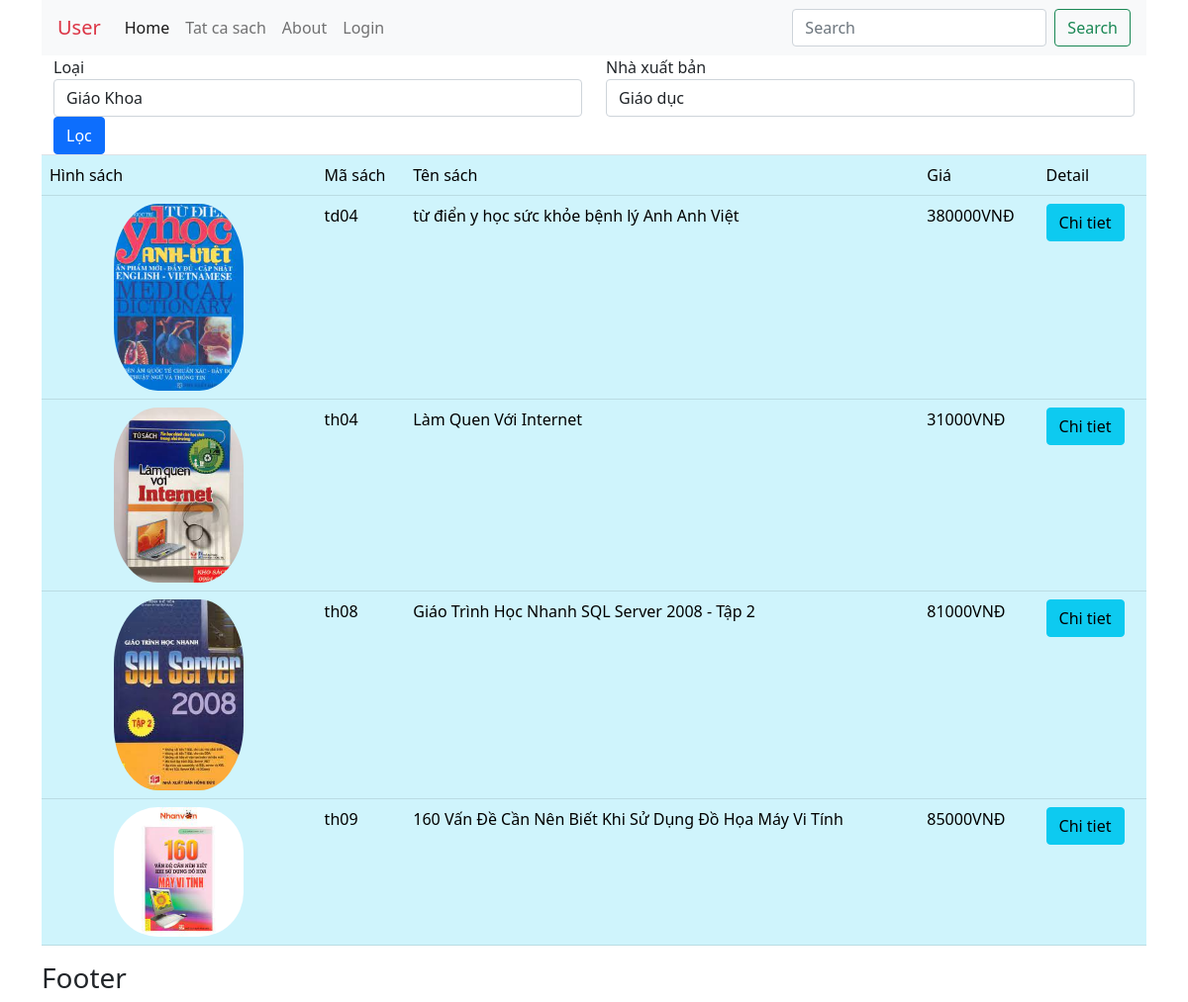
The page / on the database its author committed.
### tables this page shows
CREATE TABLE `sach` (
  `masach` varchar(15) NOT NULL,
  `tensach` varchar(250) NOT NULL,
  `mota` text NOT NULL,
  `gia` int(10) NOT NULL,
  `hinh` varchar(50) NOT NULL,
  `manxb` varchar(5) NOT NULL,
  `maloai` varchar(5) NOT NULL
);

### models/Utilities.php (called while the page is built, shortened)
<?php
class Utilities{
    public static function get($key, $defaultValue='')
    {
        return isset($_GET[$key])?$_GET[$key]:$defaultValue;
    }
}

### models/Db.php (called while the page is built, shortened)
<?php
class Db{
    protected static $pdo;
    function __construct()
    {
        self::$pdo = new PDO('mysql:host='. HOST .';dbname='. DB, USER , PW);
        self::$pdo->query('set names utf8');
    }
    protected function selectQuery($sql, $arr=[])
    {
        $stm = self::$pdo->prepare($sql);
        $stm->execute($arr);
        $data = $stm->fetchAll(PDO::FETCH_ASSOC);
        return $data;
    }
}

### models/Sach.php (called while the page is built, shortened)
<?php
class Sach extends Db
{
    function random($n)
    {
        return $this->selectQuery("select * from sach order by rand() limit 0, $n");
    }
    function getAllLoaiSach()
    {
        return $this->selectQuery('select * from loai');
    }
    function getAllNXB()
    {
        return $this->selectQuery('select * from nhaxb');
    }
}

### views/sach/index.php (the view)
<div class="container">
  <form action='index.php?controller=sach&action=loc' method='POST' enctype='multipart/form-data'>
    <div class="row">
      <div class="col-6 col-sm-6">
        Loại <select name="maloai" id="" class="form-control">
        <?php foreach ($dataloai as $r) {
          ?>
            <option value="<?php echo $r['maloai'] ?>"><?php echo $r['tenloai'] ?></option>
          <?php
          }
          ?>
        </select>
      </div>
      <div class="col-6 col-sm-6">
        Nhà xuất bản <select name="manxb" id="" class="form-control">
        <?php foreach ($datanxb as $r) {
          ?>
            <option value="<?php echo $r['manxb'] ?>"><?php echo $r['tennxb'] ?></option>
          <?php
          }
          ?>
        </select>
      </div>
    </div>
    <button type="submit" class="btn btn-primary mx-auto" value='Thêm mới'>Lọc</button>
  </form>
</div>
<table class='table table-info'>
  <div class="table-dark">
    <td class="columnTitle">Hình sách</td>
    <td class="columnTitle">Mã sách</td>
    <td class="columnTitle">Tên sách</td>
    <td class="columnTitle">Giá</td>
    <td class="columnTitle">Detail</td>
  </div>
  <?php
    foreach ($data as $r) {
    ?>
            <tr>
            <td class="columnND"><img src="./assets/img/book/<?php echo $r['hinh']; ?>"></td>
            <td class="columnND"><?php echo $r['masach']; ?></td>
            <td class="columnND"> <?php echo $r['tensach']; ?></td>
            <td class="columnND"><?php echo $r['gia']; ?>VNĐ</td>
            <td class="columnND">
            <a class="btn btn-info" href="./index.php?controller=sach&action=detail&id=<?php echo $r['masach'] ?>">
              Chi tiet
           </a>
            </td>
        </tr>
        <?php
    }
?>
</table>

### index.php (shortened to what this page needs)
<?php
    $controller = Utilities::get('controller', 'sach');
?>
<!DOCTYPE html>
<html lang="en">
<head>
    <link rel="stylesheet" href="https://stackpath.bootstrapcdn.com/bootstrap/4.1.3/css/bootstrap.min.css">
</head>
<body>
<div class="container">
    <?php
    include './pages/header.php';
    ?>
    <div>
        <?php
        if ($controller=='sach')
        {
            include './controllers/sach.php';
        }
        ?>
    </div>
    <?php
    include './pages/footer.php';
    ?>
</div>
</body>
</html>

### pages/header.php (shortened to what this page needs)
<!DOCTYPE html>
<html lang="en">
<head>
    <link href="https://cdn.jsdelivr.net/npm/bootstrap@5.1.3/dist/css/bootstrap.min.css" rel="stylesheet">
    <link rel="stylesheet" href="./assets/css/about.css">
</head>
<body>
<nav class="navbar navbar-expand-lg navbar-light bg-light">
    <a class="navbar-brand text-danger" href="#">User</a>
    <div class="collapse navbar-collapse" id="collapsibleNavId">
        <ul class="navbar-nav mr-auto mt-2 mt-lg-0">
            <li class="nav-item active">
                <a class="nav-link" href="index.php">Home <span class="sr-only">(current)</span></a>
            </li>
            <li class="nav-item">
                <a class="nav-link" href="index.php?controller=sach&action=tatca">Tat ca sach</a>
            </li>
            <li class="nav-item">
                <a class="nav-link" href="index.php?controller=sach&action=about">About</a>
            </li>
            <li class="nav-item">
                <a class="nav-link" href="index.php?controller=sach&action=loginForm">
                    <?php if(isset($_SESSION["username"])) {
                        echo "Hi ".$_SESSION["username"];
                    }else {
                        echo "Login";
                    }?>
                </a>
            </li>
            <li class="nav-item">
                <a class="nav-link" href="index.php?controller=sach&action=logout">
                </a>
            </li>
        </ul>
        <form class="form-inline my-2 my-lg-0"
                action='index.php' method='get'>
            <input class="form-control mr-sm-2" type="text" placeholder="Search" name='kw'>
            <button class="btn btn-outline-success my-2 my-sm-0" type="submit">Search</button>
        </form>
    </div>
</nav>
</body>
</html>

### controllers/sach.php (shortened to what this page needs)
<?php
$action = Utilities::get('action', 'index');
$sach = new Sach();
if ($action=='index')
{
    $dataloai=$sach->getAllLoaiSach();
    $datanxb=$sach->getAllNXB();
    $data =$sach->random(4);
    include './views/sach/index.php';
}

### pages/footer.php
<h3>Footer</h3>

### assets/css/about.css (style rules this page uses)
img { width: 50%; display: block; margin-left: auto; margin-right: auto; border-radius: 34% }

### rows shown on the page
sach: hinh (picture), masach "td04", tensach "từ điển y học sức khỏe bệnh lý Anh Anh Việt", gia "380000"
sach: hinh (picture), masach "th04", tensach "Làm Quen Với Internet", gia "31000"
sach: hinh (picture), masach "th08", tensach "Giáo Trình Học Nhanh SQL Server 2008 - Tập 2", gia "81000"
sach: hinh (picture), masach "th09", tensach "160 Vấn Đề Cần Nên Biết Khi Sử Dụng Đồ Họa Máy Vi Tính", gia "85000"

### other values the page prints
form field maloai "Giáo Khoa"
form field manxb "Giáo dục"
